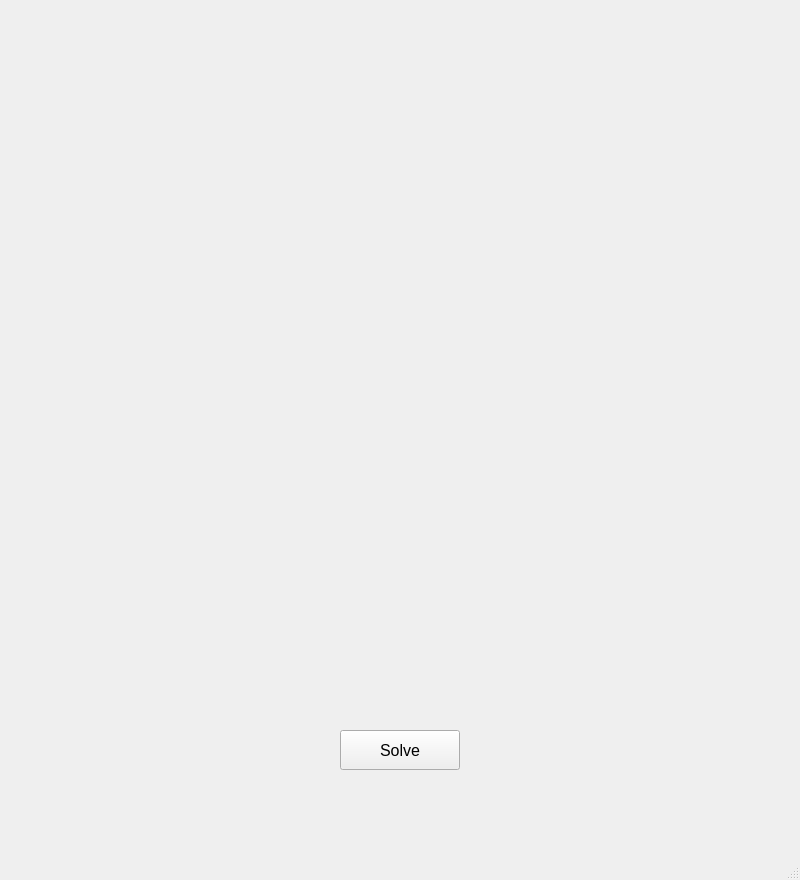
<?xml version="1.0" encoding="UTF-8"?>
<ui version="4.0">
 <class>MainWindow</class>
 <widget class="QMainWindow" name="MainWindow">
  <property name="geometry">
   <rect>
    <x>0</x>
    <y>0</y>
    <width>800</width>
    <height>880</height>
   </rect>
  </property>
  <property name="windowTitle">
   <string>MainWindow</string>
  </property>
  <widget class="QWidget" name="centralwidget">
   <widget class="SudokuFrame" name="sudokuFrame">
    <property name="geometry">
     <rect>
      <x>100</x>
      <y>100</y>
      <width>600</width>
      <height>600</height>
     </rect>
    </property>
    <property name="autoFillBackground">
     <bool>false</bool>
    </property>
   </widget>
   <widget class="QPushButton" name="solveButton">
    <property name="geometry">
     <rect>
      <x>340</x>
      <y>730</y>
      <width>120</width>
      <height>40</height>
     </rect>
    </property>
    <property name="font">
     <font>
      <family>Arial</family>
      <pointsize>12</pointsize>
     </font>
    </property>
    <property name="text">
     <string>Solve</string>
    </property>
   </widget>
  </widget>
  <widget class="QMenuBar" name="menubar">
   <property name="geometry">
    <rect>
     <x>0</x>
     <y>0</y>
     <width>800</width>
     <height>25</height>
    </rect>
   </property>
  </widget>
  <widget class="QStatusBar" name="statusbar"/>
 </widget>
 <customwidgets>
  <customwidget>
   <class>SudokuFrame</class>
   <extends>QFrame</extends>
   <header>ui/sudokuframe.h</header>
   <container>1</container>
  </customwidget>
 </customwidgets>
 <resources/>
 <connections/>
</ui>
